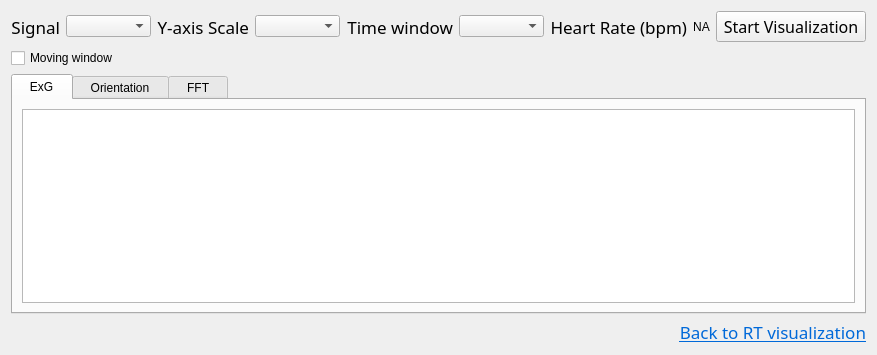
            <widget class="QWidget" name="page_plotsRecorded">
             <property name="styleSheet">
              <string notr="true"/>
             </property>
             <layout class="QVBoxLayout" name="verticalLayout_25">
              <property name="spacing">
               <number>-1</number>
              </property>
              <item>
               <layout class="QHBoxLayout" name="horizontalLayout_36">
                <item>
                 <widget class="QLabel" name="label_signal_rec">
                  <property name="font">
                   <font>
                    <family>DM Sans</family>
                    <pointsize>13</pointsize>
                    <weight>50</weight>
                    <italic>false</italic>
                    <bold>false</bold>
                   </font>
                  </property>
                  <property name="text">
                   <string>Signal</string>
                  </property>
                  <property name="alignment">
                   <set>Qt::AlignRight|Qt::AlignTrailing|Qt::AlignVCenter</set>
                  </property>
                 </widget>
                </item>
                <item>
                 <widget class="QComboBox" name="value_signal_rec">
                  <property name="minimumSize">
                   <size>
                    <width>85</width>
                    <height>0</height>
                   </size>
                  </property>
                  <property name="maximumSize">
                   <size>
                    <width>16777215</width>
                    <height>16777215</height>
                   </size>
                  </property>
                 </widget>
                </item>
                <item>
                 <widget class="QLabel" name="label_yAxis_rec">
                  <property name="font">
                   <font>
                    <family>DM Sans</family>
                    <pointsize>13</pointsize>
                    <weight>50</weight>
                    <italic>false</italic>
                    <bold>false</bold>
                   </font>
                  </property>
                  <property name="text">
                   <string>Y-axis Scale</string>
                  </property>
                  <property name="alignment">
                   <set>Qt::AlignRight|Qt::AlignTrailing|Qt::AlignVCenter</set>
                  </property>
                 </widget>
                </item>
                <item>
                 <widget class="QComboBox" name="value_yAxis_rec">
                  <property name="minimumSize">
                   <size>
                    <width>85</width>
                    <height>0</height>
                   </size>
                  </property>
                  <property name="maximumSize">
                   <size>
                    <width>16777215</width>
                    <height>16777215</height>
                   </size>
                  </property>
                 </widget>
                </item>
                <item>
                 <widget class="QLabel" name="label_timeScale_rec">
                  <property name="font">
                   <font>
                    <family>DM Sans</family>
                    <pointsize>13</pointsize>
                    <weight>50</weight>
                    <italic>false</italic>
                    <bold>false</bold>
                   </font>
                  </property>
                  <property name="text">
                   <string>Time window</string>
                  </property>
                  <property name="alignment">
                   <set>Qt::AlignRight|Qt::AlignTrailing|Qt::AlignVCenter</set>
                  </property>
                 </widget>
                </item>
                <item>
                 <widget class="QComboBox" name="value_timeScale_rec">
                  <property name="minimumSize">
                   <size>
                    <width>85</width>
                    <height>0</height>
                   </size>
                  </property>
                  <property name="maximumSize">
                   <size>
                    <width>16777215</width>
                    <height>16777215</height>
                   </size>
                  </property>
                 </widget>
                </item>
                <item>
                 <widget class="QLabel" name="label_heartRate_rec">
                  <property name="font">
                   <font>
                    <family>DM Sans</family>
                    <pointsize>13</pointsize>
                    <weight>50</weight>
                    <italic>false</italic>
                    <bold>false</bold>
                   </font>
                  </property>
                  <property name="text">
                   <string>Heart Rate (bpm)</string>
                  </property>
                  <property name="alignment">
                   <set>Qt::AlignRight|Qt::AlignTrailing|Qt::AlignVCenter</set>
                  </property>
                 </widget>
                </item>
                <item>
                 <widget class="QLabel" name="value_heartRate_rec">
                  <property name="maximumSize">
                   <size>
                    <width>16777215</width>
                    <height>25</height>
                   </size>
                  </property>
                  <property name="styleSheet">
                   <string notr="true"/>
                  </property>
                  <property name="text">
                   <string>NA</string>
                  </property>
                  <property name="alignment">
                   <set>Qt::AlignCenter</set>
                  </property>
                 </widget>
                </item>
                <item>
                 <widget class="QPushButton" name="btn_stream_rec">
                  <property name="minimumSize">
                   <size>
                    <width>150</width>
                    <height>30</height>
                   </size>
                  </property>
                  <property name="maximumSize">
                   <size>
                    <width>16777215</width>
                    <height>16777215</height>
                   </size>
                  </property>
                  <property name="font">
                   <font>
                    <family>DM Sans</family>
                    <pointsize>12</pointsize>
                    <weight>50</weight>
                    <italic>false</italic>
                    <bold>false</bold>
                   </font>
                  </property>
                  <property name="cursor">
                   <cursorShape>PointingHandCursor</cursorShape>
                  </property>
                  <property name="styleSheet">
                   <string notr="true">
</string>
                  </property>
                  <property name="text">
                   <string>Start Visualization</string>
                  </property>
                 </widget>
                </item>
               </layout>
              </item>
              <item>
               <widget class="QCheckBox" name="cb_swipping_rec">
                <property name="text">
                 <string>Moving window</string>
                </property>
               </widget>
              </item>
              <item>
               <widget class="QTabWidget" name="tabWidget_rec">
                <property name="styleSheet">
                 <string notr="true"/>
                </property>
                <property name="currentIndex">
                 <number>0</number>
                </property>
                <widget class="QWidget" name="exg_rec">
                 <attribute name="title">
                  <string>  ExG  </string>
                 </attribute>
                 <layout class="QHBoxLayout" name="horizontalLayout_24">
                  <item>
                   <widget class="GraphicsLayoutWidget" name="plot_exg_rec"/>
                  </item>
                 </layout>
                </widget>
                <widget class="QWidget" name="orn_rec">
                 <attribute name="title">
                  <string>  Orientation  </string>
                 </attribute>
                 <layout class="QHBoxLayout" name="horizontalLayout_30">
                  <item>
                   <widget class="GraphicsLayoutWidget" name="plot_orn_rec"/>
                  </item>
                 </layout>
                </widget>
                <widget class="QWidget" name="fft_rec">
                 <attribute name="title">
                  <string>  FFT  </string>
                 </attribute>
                 <layout class="QHBoxLayout" name="horizontalLayout_40">
                  <item>
                   <widget class="PlotWidget" name="plot_fft_rec"/>
                  </item>
                 </layout>
                </widget>
               </widget>
              </item>
              <item>
               <widget class="QLabel" name="label_3">
                <property name="font">
                 <font>
                  <family>DM Sans</family>
                  <pointsize>13</pointsize>
                  <weight>50</weight>
                  <italic>false</italic>
                  <bold>false</bold>
                 </font>
                </property>
                <property name="text">
                 <string>&lt;html&gt;&lt;head/&gt;&lt;body&gt;&lt;p&gt;&lt;a href=&quot;mentalab.com&quot;&gt;&lt;span style=&quot; text-decoration: underline; color:#0069d9;&quot;&gt;Back to RT visualization&lt;/span&gt;&lt;/a&gt;&lt;/p&gt;&lt;/body&gt;&lt;/html&gt;</string>
                </property>
                <property name="alignment">
                 <set>Qt::AlignRight|Qt::AlignTrailing|Qt::AlignVCenter</set>
                </property>
                <property name="openExternalLinks">
                 <bool>true</bool>
                </property>
               </widget>
              </item>
             </layout>
            </widget>
